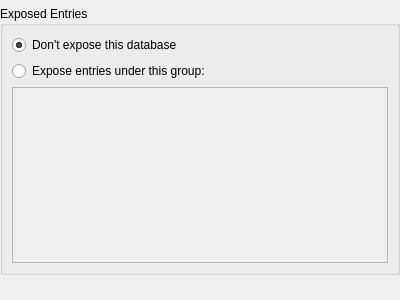
<?xml version="1.0" encoding="UTF-8"?>
<ui version="4.0">
 <class>DatabaseSettingsWidgetFdoSecrets</class>
 <widget class="QWidget" name="DatabaseSettingsWidgetFdoSecrets">
  <property name="geometry">
   <rect>
    <x>0</x>
    <y>0</y>
    <width>400</width>
    <height>300</height>
   </rect>
  </property>
  <layout class="QVBoxLayout" name="verticalLayout_2">
   <property name="leftMargin">
    <number>0</number>
   </property>
   <property name="topMargin">
    <number>0</number>
   </property>
   <property name="rightMargin">
    <number>0</number>
   </property>
   <property name="bottomMargin">
    <number>0</number>
   </property>
   <item>
    <widget class="MessageWidget" name="warningWidget" native="true"/>
   </item>
   <item>
    <widget class="QGroupBox" name="groupBox">
     <property name="title">
      <string>Exposed Entries</string>
     </property>
     <layout class="QVBoxLayout" name="verticalLayout">
      <item>
       <widget class="fluent::basicinput::RadioButton" name="radioDonotExpose">
        <property name="text">
         <string>Don't expose this database</string>
        </property>
        <property name="checked">
         <bool>true</bool>
        </property>
        <attribute name="buttonGroup">
         <string notr="true">buttonGroup</string>
        </attribute>
       </widget>
      </item>
      <item>
       <widget class="fluent::basicinput::RadioButton" name="radioExpose">
        <property name="text">
         <string>Expose entries under this group:</string>
        </property>
        <attribute name="buttonGroup">
         <string notr="true">buttonGroup</string>
        </attribute>
       </widget>
      </item>
      <item>
       <widget class="QTreeView" name="selectGroup">
        <property name="enabled">
         <bool>false</bool>
        </property>
        <property name="editTriggers">
         <set>QAbstractItemView::NoEditTriggers</set>
        </property>
        <property name="uniformRowHeights">
         <bool>true</bool>
        </property>
        <attribute name="headerVisible">
         <bool>false</bool>
        </attribute>
       </widget>
      </item>
     </layout>
    </widget>
   </item>
   <item>
    <spacer name="verticalSpacer">
     <property name="orientation">
      <enum>Qt::Vertical</enum>
     </property>
     <property name="sizeHint" stdset="0">
      <size>
       <width>20</width>
       <height>40</height>
      </size>
     </property>
    </spacer>
   </item>
  </layout>
 </widget>
 <customwidgets>
 <customwidget>
  <class>fluent::basicinput::RadioButton</class>
  <extends>QRadioButton</extends>
  <header>components/basicinput/RadioButton.h</header>
 </customwidget>
  <customwidget>
   <class>MessageWidget</class>
   <extends>QWidget</extends>
   <header>gui/MessageWidget.h</header>
   <container>1</container>
  </customwidget>
 </customwidgets>
 <resources/>
 <connections>
  <connection>
   <sender>radioExpose</sender>
   <signal>toggled(bool)</signal>
   <receiver>selectGroup</receiver>
   <slot>setEnabled(bool)</slot>
   <hints>
    <hint type="sourcelabel">
     <x>199</x>
     <y>92</y>
    </hint>
    <hint type="destinationlabel">
     <x>199</x>
     <y>189</y>
    </hint>
   </hints>
  </connection>
 </connections>
 <buttongroups>
  <buttongroup name="buttonGroup"/>
 </buttongroups>
</ui>
